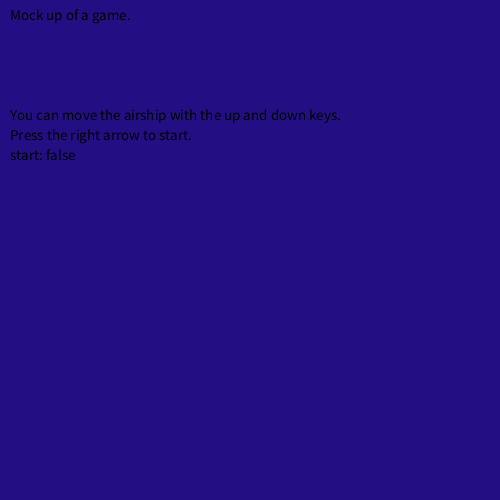
Frame 1 (no input)
Frame 60 (the mouse pressed at the canvas centre just before this capture): identical to frame 1, image omitted
Frame 120 (the mouse held since frame 60 and released just before this capture): identical to frame 1, image omitted

The Processing sketch that drew this single still picture (run headless with seeded random() and noise(); from frame 60 on, the mouse is pressed at the canvas centre):

// Processing sketch: processing_107054
// ── processing_107054.pde

ground a = new ground(0);
ground b = new ground(420);
ground c = new ground(840);
boolean switchscene = false;
boolean start = false;
int x1 = 40;
int x2 = 40;
int x3 = 140;
int y1 = 80;
int y2 = 100;
int y3 = 90;


void setup(){
  size(500,500);
}

void draw(){
 if (start == false){
 scene0();
 }
 else if (start == true){
   if(switchscene == false){
     scene1();
   }
   else{
     scene2();
   }
 }


//fill(0);
//textSize(10);
//text("a.h: " + a.h,50,50);
//text("b.h: " + b.h,50,60);
//text("c.h: " + c.h,50,70);
//text("Start: " + start,50,80);
//text("Switchscene: " + switchscene,50,90);

if (keyPressed){
if(keyCode == DOWN){
y1 = y1 + 5;
y2 = y2 + 5;
y3 = y3 + 5;
}
else if(keyCode == UP){
y1 = y1 - 5;
y2 = y2 - 5;
y3 = y3 - 5;
}
else if(keyCode == RIGHT){
start = true;
}
}

}
void mousePressed(){
if (switchscene == true){
switchscene = false;
}
else{
switchscene = true;
}
}

class ground{
int xp;
int yp = 350;
int h = 400;

ground(int x){
  xp = x;

}
  
void displayground(){
strokeWeight(5);
strokeJoin(BEVEL);
rect(xp,yp,h, 400);
}

void moveground(){
xp = xp - 5;
if (xp < - 900){
xp = 510;
h = int(random(300,360));
}
}

}
void displayer(){
fill(7,89,131);
strokeJoin(BEVEL);
strokeWeight(3);
triangle(x1,y1,x2,y2,x3,y3);
}

void displayer2(){
fill(210,31,234);
strokeJoin(BEVEL);
strokeWeight(3);
triangle(x1,y1,x2,y2,x3,y3);
}

void scene1(){
background(19,184,232);
displayer();
fill(41,108,5);
a.displayground();
b.displayground();
c.displayground();
a.moveground();
b.moveground();
c.moveground();
textSize(15);
fill(0);
text("Scene 1",10,20);
}

void scene2(){
background(35,15,131);
displayer2();
fill(41,108,5);
a.displayground();
b.displayground();
c.displayground();
a.moveground();
b.moveground();
c.moveground();
textSize(15);
fill(255);
text("Scene 2",10,20);
}

void scene0(){
  start = false;
background(35,15,131);
fill(0);
textSize(15);
text("Mock up of a game.", 10,20);
text("You can move the airship with the up and down keys.",10,120);
text("Press the right arrow to start.", 10,140);
text("start: " + start , 10, 160);
}
